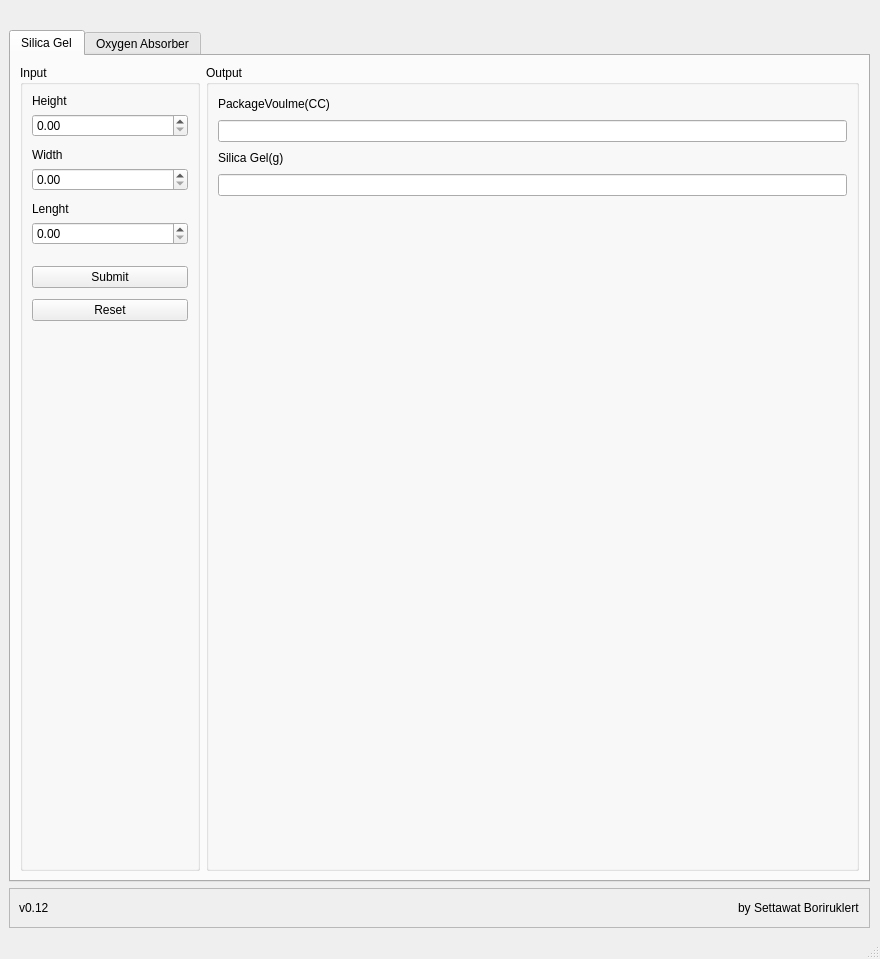
<?xml version="1.0" encoding="UTF-8"?>
<ui version="4.0">
 <class>PackageCalculation</class>
 <widget class="QMainWindow" name="PackageCalculation">
  <property name="geometry">
   <rect>
    <x>0</x>
    <y>0</y>
    <width>880</width>
    <height>959</height>
   </rect>
  </property>
  <property name="windowTitle">
   <string>PackageCalculation</string>
  </property>
  <widget class="QWidget" name="centralwidget">
   <layout class="QGridLayout" name="gridLayout">
    <item row="2" column="0">
     <widget class="QTabWidget" name="tabWidget">
      <property name="currentIndex">
       <number>0</number>
      </property>
      <widget class="QWidget" name="SG">
       <attribute name="title">
        <string>Silica Gel</string>
       </attribute>
       <layout class="QHBoxLayout" name="horizontalLayout">
        <item>
         <widget class="QGroupBox" name="SG_Input">
          <property name="sizePolicy">
           <sizepolicy hsizetype="Preferred" vsizetype="Preferred">
            <horstretch>0</horstretch>
            <verstretch>0</verstretch>
           </sizepolicy>
          </property>
          <property name="minimumSize">
           <size>
            <width>180</width>
            <height>0</height>
           </size>
          </property>
          <property name="title">
           <string>Input</string>
          </property>
          <layout class="QVBoxLayout" name="verticalLayout">
           <item>
            <widget class="QLabel" name="label_7">
             <property name="text">
              <string>Height</string>
             </property>
            </widget>
           </item>
           <item>
            <widget class="QDoubleSpinBox" name="SG_Height">
             <property name="maximum">
              <double>1000.000000000000000</double>
             </property>
             <property name="singleStep">
              <double>0.250000000000000</double>
             </property>
            </widget>
           </item>
           <item>
            <spacer name="verticalSpacer_5">
             <property name="orientation">
              <enum>Qt::Vertical</enum>
             </property>
             <property name="sizeType">
              <enum>QSizePolicy::Preferred</enum>
             </property>
             <property name="sizeHint" stdset="0">
              <size>
               <width>20</width>
               <height>5</height>
              </size>
             </property>
            </spacer>
           </item>
           <item>
            <widget class="QLabel" name="label_8">
             <property name="text">
              <string>Width</string>
             </property>
            </widget>
           </item>
           <item>
            <widget class="QDoubleSpinBox" name="SG_Width">
             <property name="maximum">
              <double>1000.000000000000000</double>
             </property>
            </widget>
           </item>
           <item>
            <spacer name="verticalSpacer_6">
             <property name="orientation">
              <enum>Qt::Vertical</enum>
             </property>
             <property name="sizeType">
              <enum>QSizePolicy::Preferred</enum>
             </property>
             <property name="sizeHint" stdset="0">
              <size>
               <width>20</width>
               <height>5</height>
              </size>
             </property>
            </spacer>
           </item>
           <item>
            <widget class="QLabel" name="label_9">
             <property name="text">
              <string>Lenght</string>
             </property>
            </widget>
           </item>
           <item>
            <widget class="QDoubleSpinBox" name="SG_Lenght">
             <property name="maximum">
              <double>1000.000000000000000</double>
             </property>
            </widget>
           </item>
           <item>
            <spacer name="verticalSpacer_7">
             <property name="orientation">
              <enum>Qt::Vertical</enum>
             </property>
             <property name="sizeType">
              <enum>QSizePolicy::Preferred</enum>
             </property>
             <property name="sizeHint" stdset="0">
              <size>
               <width>20</width>
               <height>15</height>
              </size>
             </property>
            </spacer>
           </item>
           <item>
            <widget class="QPushButton" name="SG_Submit">
             <property name="text">
              <string>Submit</string>
             </property>
            </widget>
           </item>
           <item>
            <spacer name="verticalSpacer_8">
             <property name="orientation">
              <enum>Qt::Vertical</enum>
             </property>
             <property name="sizeType">
              <enum>QSizePolicy::Preferred</enum>
             </property>
             <property name="sizeHint" stdset="0">
              <size>
               <width>20</width>
               <height>5</height>
              </size>
             </property>
            </spacer>
           </item>
           <item>
            <widget class="QPushButton" name="SG_Reset">
             <property name="text">
              <string>Reset</string>
             </property>
            </widget>
           </item>
           <item>
            <spacer name="verticalSpacer_4">
             <property name="orientation">
              <enum>Qt::Vertical</enum>
             </property>
             <property name="sizeHint" stdset="0">
              <size>
               <width>20</width>
               <height>40</height>
              </size>
             </property>
            </spacer>
           </item>
          </layout>
         </widget>
        </item>
        <item>
         <widget class="QGroupBox" name="SG_Output">
          <property name="maximumSize">
           <size>
            <width>16777215</width>
            <height>16777215</height>
           </size>
          </property>
          <property name="title">
           <string>Output</string>
          </property>
          <layout class="QVBoxLayout" name="verticalLayout_2">
           <item>
            <widget class="QLabel" name="label_10">
             <property name="maximumSize">
              <size>
               <width>16777215</width>
               <height>20</height>
              </size>
             </property>
             <property name="text">
              <string>PackageVoulme(CC)</string>
             </property>
            </widget>
           </item>
           <item>
            <widget class="QLineEdit" name="SG_PackageVolume">
             <property name="text">
              <string/>
             </property>
             <property name="readOnly">
              <bool>true</bool>
             </property>
            </widget>
           </item>
           <item>
            <widget class="QLabel" name="label_11">
             <property name="maximumSize">
              <size>
               <width>16777215</width>
               <height>20</height>
              </size>
             </property>
             <property name="text">
              <string>Silica Gel(g)</string>
             </property>
            </widget>
           </item>
           <item>
            <widget class="QLineEdit" name="SG_SilicaGel">
             <property name="inputMask">
              <string/>
             </property>
             <property name="text">
              <string/>
             </property>
            </widget>
           </item>
           <item>
            <widget class="QLabel" name="label_15">
             <property name="text">
              <string/>
             </property>
             <property name="pixmap">
              <pixmap>../../../Pictures/294550559_619769126077530_6824800167864702274_n.png</pixmap>
             </property>
             <property name="alignment">
              <set>Qt::AlignCenter</set>
             </property>
            </widget>
           </item>
          </layout>
         </widget>
        </item>
       </layout>
      </widget>
      <widget class="QWidget" name="OXA">
       <attribute name="title">
        <string>Oxygen Absorber</string>
       </attribute>
       <layout class="QHBoxLayout" name="horizontalLayout_2">
        <item>
         <widget class="QGroupBox" name="OXA_Input">
          <property name="sizePolicy">
           <sizepolicy hsizetype="Preferred" vsizetype="Preferred">
            <horstretch>0</horstretch>
            <verstretch>0</verstretch>
           </sizepolicy>
          </property>
          <property name="minimumSize">
           <size>
            <width>180</width>
            <height>0</height>
           </size>
          </property>
          <property name="title">
           <string>Input</string>
          </property>
          <layout class="QVBoxLayout" name="verticalLayout_3">
           <item>
            <widget class="QLabel" name="label_4">
             <property name="text">
              <string>Height</string>
             </property>
            </widget>
           </item>
           <item>
            <widget class="QDoubleSpinBox" name="OXA_Height">
             <property name="decimals">
              <number>4</number>
             </property>
             <property name="singleStep">
              <double>0.250000000000000</double>
             </property>
            </widget>
           </item>
           <item>
            <spacer name="verticalSpacer_10">
             <property name="orientation">
              <enum>Qt::Vertical</enum>
             </property>
             <property name="sizeType">
              <enum>QSizePolicy::Preferred</enum>
             </property>
             <property name="sizeHint" stdset="0">
              <size>
               <width>20</width>
               <height>5</height>
              </size>
             </property>
            </spacer>
           </item>
           <item>
            <widget class="QLabel" name="label_3">
             <property name="text">
              <string>Width</string>
             </property>
            </widget>
           </item>
           <item>
            <widget class="QDoubleSpinBox" name="OXA_Width">
             <property name="decimals">
              <number>4</number>
             </property>
             <property name="singleStep">
              <double>0.250000000000000</double>
             </property>
            </widget>
           </item>
           <item>
            <spacer name="verticalSpacer_11">
             <property name="orientation">
              <enum>Qt::Vertical</enum>
             </property>
             <property name="sizeType">
              <enum>QSizePolicy::Preferred</enum>
             </property>
             <property name="sizeHint" stdset="0">
              <size>
               <width>20</width>
               <height>5</height>
              </size>
             </property>
            </spacer>
           </item>
           <item>
            <widget class="QLabel" name="label_2">
             <property name="text">
              <string>Lenght</string>
             </property>
            </widget>
           </item>
           <item>
            <widget class="QDoubleSpinBox" name="OXA_Lenght">
             <property name="decimals">
              <number>4</number>
             </property>
             <property name="singleStep">
              <double>0.250000000000000</double>
             </property>
            </widget>
           </item>
           <item>
            <spacer name="verticalSpacer_12">
             <property name="orientation">
              <enum>Qt::Vertical</enum>
             </property>
             <property name="sizeType">
              <enum>QSizePolicy::Preferred</enum>
             </property>
             <property name="sizeHint" stdset="0">
              <size>
               <width>20</width>
               <height>5</height>
              </size>
             </property>
            </spacer>
           </item>
           <item>
            <widget class="QLabel" name="label">
             <property name="text">
              <string>FoodWeight</string>
             </property>
            </widget>
           </item>
           <item>
            <widget class="QDoubleSpinBox" name="OXA_FoodWeight">
             <property name="decimals">
              <number>4</number>
             </property>
             <property name="singleStep">
              <double>0.250000000000000</double>
             </property>
            </widget>
           </item>
           <item>
            <spacer name="verticalSpacer_13">
             <property name="orientation">
              <enum>Qt::Vertical</enum>
             </property>
             <property name="sizeType">
              <enum>QSizePolicy::Preferred</enum>
             </property>
             <property name="sizeHint" stdset="0">
              <size>
               <width>20</width>
               <height>20</height>
              </size>
             </property>
            </spacer>
           </item>
           <item>
            <widget class="QPushButton" name="OXA_Submit">
             <property name="text">
              <string>Submit</string>
             </property>
            </widget>
           </item>
           <item>
            <spacer name="verticalSpacer_14">
             <property name="orientation">
              <enum>Qt::Vertical</enum>
             </property>
             <property name="sizeType">
              <enum>QSizePolicy::Preferred</enum>
             </property>
             <property name="sizeHint" stdset="0">
              <size>
               <width>20</width>
               <height>5</height>
              </size>
             </property>
            </spacer>
           </item>
           <item>
            <widget class="QPushButton" name="OXA_Reset">
             <property name="text">
              <string>Submit</string>
             </property>
            </widget>
           </item>
           <item>
            <spacer name="verticalSpacer_15">
             <property name="orientation">
              <enum>Qt::Vertical</enum>
             </property>
             <property name="sizeHint" stdset="0">
              <size>
               <width>20</width>
               <height>40</height>
              </size>
             </property>
            </spacer>
           </item>
          </layout>
         </widget>
        </item>
        <item>
         <widget class="QGroupBox" name="OXA_Output">
          <property name="title">
           <string>Output</string>
          </property>
          <layout class="QVBoxLayout" name="verticalLayout_4">
           <item>
            <widget class="QLabel" name="label_5">
             <property name="maximumSize">
              <size>
               <width>16777215</width>
               <height>20</height>
              </size>
             </property>
             <property name="text">
              <string>Package Volume(CC)</string>
             </property>
            </widget>
           </item>
           <item>
            <widget class="QLineEdit" name="OXA_PackageVolume"/>
           </item>
           <item>
            <widget class="QLabel" name="label_6">
             <property name="maximumSize">
              <size>
               <width>16777215</width>
               <height>20</height>
              </size>
             </property>
             <property name="text">
              <string>Oxygen Absorber(CC)</string>
             </property>
            </widget>
           </item>
           <item>
            <widget class="QLineEdit" name="OXA_OxygenAbsorber"/>
           </item>
           <item>
            <widget class="QLabel" name="label_14">
             <property name="focusPolicy">
              <enum>Qt::NoFocus</enum>
             </property>
             <property name="layoutDirection">
              <enum>Qt::LeftToRight</enum>
             </property>
             <property name="frameShape">
              <enum>QFrame::NoFrame</enum>
             </property>
             <property name="frameShadow">
              <enum>QFrame::Plain</enum>
             </property>
             <property name="text">
              <string/>
             </property>
             <property name="pixmap">
              <pixmap>../../../Pictures/294550559_619769126077530_6824800167864702274_n.png</pixmap>
             </property>
             <property name="alignment">
              <set>Qt::AlignCenter</set>
             </property>
            </widget>
           </item>
          </layout>
         </widget>
        </item>
       </layout>
      </widget>
     </widget>
    </item>
    <item row="1" column="0">
     <spacer name="verticalSpacer_9">
      <property name="orientation">
       <enum>Qt::Vertical</enum>
      </property>
      <property name="sizeType">
       <enum>QSizePolicy::Minimum</enum>
      </property>
      <property name="sizeHint" stdset="0">
       <size>
        <width>20</width>
        <height>1</height>
       </size>
      </property>
     </spacer>
    </item>
    <item row="0" column="1">
     <spacer name="horizontalSpacer_2">
      <property name="orientation">
       <enum>Qt::Horizontal</enum>
      </property>
      <property name="sizeType">
       <enum>QSizePolicy::Fixed</enum>
      </property>
      <property name="sizeHint" stdset="0">
       <size>
        <width>1</width>
        <height>20</height>
       </size>
      </property>
     </spacer>
    </item>
    <item row="3" column="0">
     <widget class="QFrame" name="frame">
      <property name="minimumSize">
       <size>
        <width>0</width>
        <height>40</height>
       </size>
      </property>
      <property name="frameShape">
       <enum>QFrame::StyledPanel</enum>
      </property>
      <property name="frameShadow">
       <enum>QFrame::Raised</enum>
      </property>
      <layout class="QHBoxLayout" name="horizontalLayout_3">
       <item>
        <widget class="QLabel" name="label_12">
         <property name="text">
          <string>v0.12</string>
         </property>
        </widget>
       </item>
       <item>
        <spacer name="horizontalSpacer">
         <property name="orientation">
          <enum>Qt::Horizontal</enum>
         </property>
         <property name="sizeHint" stdset="0">
          <size>
           <width>40</width>
           <height>20</height>
          </size>
         </property>
        </spacer>
       </item>
       <item>
        <widget class="QLabel" name="label_13">
         <property name="text">
          <string>by Settawat Boriruklert</string>
         </property>
        </widget>
       </item>
      </layout>
     </widget>
    </item>
   </layout>
  </widget>
  <widget class="QStatusBar" name="statusbar"/>
 </widget>
 <resources/>
 <connections/>
</ui>
